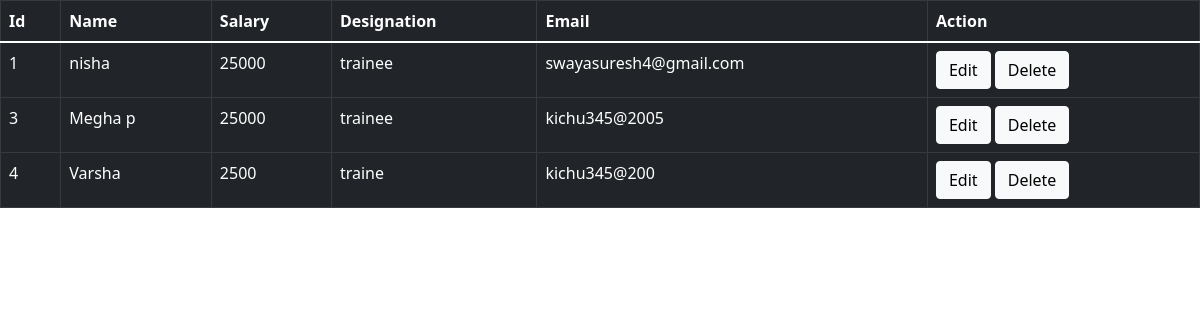
Page /list on the committed database.
### employeeApp/models.py (models this page shows, shortened)
class Employee(models.Model):
    name=models.CharField(max_length=100)
    salary=models.PositiveIntegerField()
    designation=models.CharField(max_length=100)
    email=models.EmailField(max_length=100)

### employeeApp/views.py (the view)
# urls.py: path('list',views.EmployeeList.as_view(),name='list_view'),
class EmployeeList(View):
    def get(self,request):
        emp=Employee.objects.all()
        return render(request,'emp_list.html',{'data':emp})

### employeeApp/templates/emp_list.html (shortened to what this page needs)
<!doctype html>
<html lang="en">
  <head>
    <link href="https://cdn.jsdelivr.net/npm/bootstrap@5.1.3/dist/css/bootstrap.min.css" rel="stylesheet">
  </head>
  <body>
    <table class="table table-bordered table-dark">
        <thead>
            <tr>
                <th>Id</th>
                <th>Name</th>
                <th>Salary</th>
                <th>Designation</th>
                <th>Email</th>
                <th>Action</th>
            </tr>
        </thead>
        <tbody>
            {% for emp in data %}
            <tr>
                <td>{{emp.id}}</td>
                <td>{{emp.name}}</td>
                <td>{{emp.salary}}</td>
                <td>{{emp.designation}}</td>
                <td>{{emp.email}}</td>
                <td>
                  <a href="{% url 'update_view' emp.id %}" class="btn btn-light">Edit</a>
                  <a href="{% url 'delete_view' emp.id %}" class="btn btn-light">Delete</a>
                </td>
            </tr>
            {% endfor %}
        </tbody>
    </table>
  </body>
</html>

### rows in the picture
Employee: id "1", name "nisha", salary "25000", designation "trainee", email "swayasuresh4@gmail.com"
Employee: id "3", name "Megha p", salary "25000", designation "trainee", email "kichu345@2005"
Employee: id "4", name "Varsha", salary "2500", designation "traine", email "kichu345@200"
